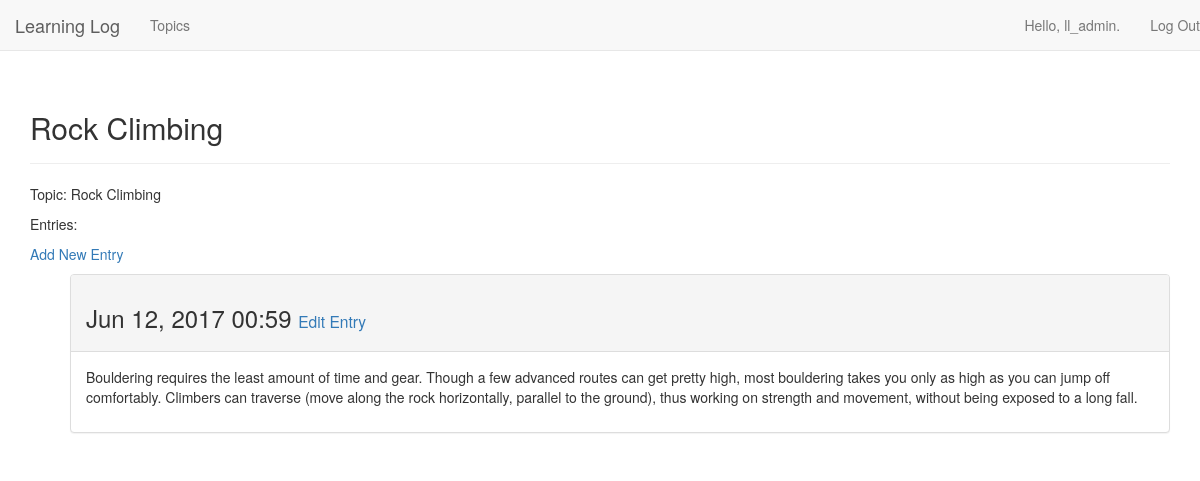
The page /topics/2/ (signed in) on the database its author committed.
### learning_logs/models.py (models this page shows)
class Topic(models.Model):
    text = models.CharField(max_length=200)
    date_added = models.DateTimeField(auto_now_add=True)
    owner = models.ForeignKey(User)
    def __str__(self):
        return self.text

class Entry(models.Model):
	topic = models.ForeignKey(Topic)
	text = models.TextField()
	date_added = models.DateTimeField(auto_now_add=True)

### learning_logs/views.py (the view)
# urls.py: url(r'^topics/(?P<topic_id>\d+)/$', views.topic, name='topic'),
@login_required
def topic(request, topic_id):
	topic = Topic.objects.get(id=topic_id)
	if topic.owner != request.user:
		raise Http404
	entries = topic.entry_set.order_by('-date_added')
	context = {'topic': topic, 'entries': entries}
	return render(request, 'learning_logs/topic.html', context)

### learning_logs/templates/learning_logs/topic.html
{% extends 'learning_logs/base.html' %}
{% block header %}
	<h2>{{ topic }}</h2>
{% endblock header %}
{% block content %}
	<p>Topic: {{ topic }}</p>
	<p>Entries:</p>
	<p>
		<a href="{% url 'learning_logs:new_entry' topic.id %}">Add New Entry</a>
	</p>
	<ul>
	{% for entry in entries %}
	  	<div class="panel panel-default">
	  		<div class="panel-heading">
	  			<h3>
	  				{{ entry.date_added|date:'M d, Y H:i' }}
	  				<small>
	  					<a href="{% url 'learning_logs:edit_entry' entry.id %}">Edit Entry</a>
					</small>
				</h3>
			</div>
			<div class="panel-body">
				{{ entry.text|linebreaks }}
			</div>
		</div>
	{% empty %}
		There are no entries for this topic yet.
	{% endfor %}
	</ul>
{% endblock content %}

### learning_logs/templates/learning_logs/base.html (shortened to what this page needs)
{% load bootstrap3 %}
<!DOCTYPE html>
<html lang="en">
	<head>
		{% bootstrap_css %}
	</head>
	<body>
		<nav class="navbar navbar-default navbar-static-top">
			<div class="contianer">
				<div class="navbar-header">
					<a class="navbar-brand" href="{% url 'learning_logs:index' %}">Learning Log</a>
				</div>
				<div id="navbar" class="navbar-collapse collapse">
					<ul class="nav navbar-nav">
						<li><a href="{% url 'learning_logs:topics' %}">Topics</a></li>
					</ul>
					<ul class="nav navbar-nav navbar-right">
						{% if user.is_authenticated %}
							<li><a>Hello, {{ user.username }}.</a></li>
							<li><a href="{% url 'users:logout' %}">Log Out</a></li>
						{% else %}
							<li><a href="{% url 'users:register' %}">Register</a></li>
							<li><a href="{% url 'users:login' %}">Log In</a></li>
						{% endif %}
					</ul>
				</div>
			</div>
		</nav>
		<div class="container">
			<div class="page-header">
				{% block header %}{% endblock header %}
			</div>
			<div>
				{% block content %}{% endblock content %}
			</div>
		</div>
	</body>
</html>

### rows shown on the page
Topic: text "Rock Climbing"
Entry: date_added "Jun 12, 2017 00:59", text "Bouldering requires the least amount of time and gear. Though a few advanced routes can get pretty high, most bouldering takes you only as high as you can jump off comfortably. Climbers can traverse (move along the rock horizontally, parallel to the ground), thus working on strength and movement, without being exposed to a long fall."

### other values the page prints
{{ user.username }} "ll_admin"
